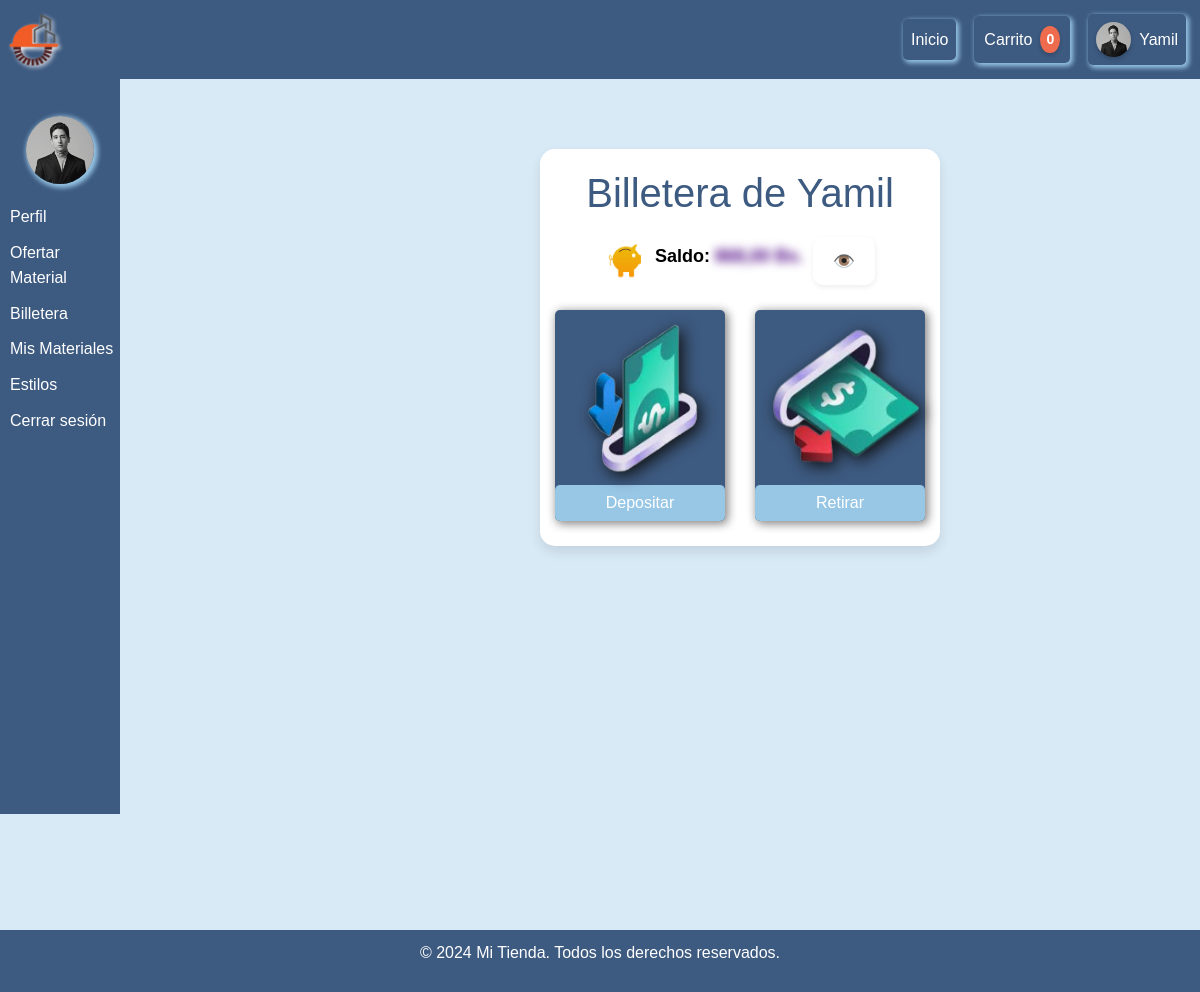
The page /billetera/ (signed in) on the database its author committed.
### sitioWeb/models.py (models this page shows, shortened)
class Usuario(models.Model):
    idUsuario = models.AutoField(primary_key=True,null= False ,blank=False)  # Identificador único del usuario
    nombre = models.CharField(max_length=100,null= False ,blank=False)  # Nombre del usuario
    contraseña = models.CharField(max_length=100,null= False ,blank=False,default='00000000')  # Contraseña del usuario
    correo = models.EmailField(unique=True,null= False ,blank=False,)  # Correo único
    celular = models.CharField(max_length=15, null=True, blank=True)  # Campo nuevo para celular
    foto = models.ImageField(upload_to='fotos/', blank=True, null=True)  # Foto de perfil
    fecha_creacion = models.DateTimeField(auto_now_add=True)  # Fecha y hora de creación
    estadoUsuario = models.BooleanField(default=True)  # Estado del usuario (habilitado o no)
    billetera = models.DecimalField(max_digits=10, decimal_places=2, default=0)  # Saldo de la billetera, por defecto 0
    class Meta:
        db_table = "Usuarios"
        verbose_name = "Usuario"
        verbose_name_plural = "Usuarios"

### sitioWeb/views.py (the view, shortened to what this page needs)
# urls.py: path('billetera/', billetera_view, name='billetera'),
def billetera_view(request):
    user_id = request.session.get('user_id')
    if not user_id:
        return redirect('login')
    usuario = get_object_or_404(Usuario, idUsuario=user_id)
    carritos = CarritoProducto.objects.filter(usuario=usuario, producto__estado_producto=True)
    cantidad_carrito = carritos.count()
    colores_personalizados = PersonalizarColores.objects.filter(usuario_id=user_id).first()
    config_logo = ConfiguracionLogo.objects.first()
    return render(request, 'billetera.html', {
        'user': usuario,
        'saldo': usuario.billetera,
        'carritos': carritos,
        'cantidad_carrito': cantidad_carrito,
        'is_profile_page': True,
        'config_logo': config_logo,
        'temitas': colores_personalizados,
        'user_id': user_id,
    })

### sitioWeb/templates/billetera.html (shortened to what this page needs)
{% extends 'base.html' %}
{% load static %}
{% block contenidos %}
{% include 'barraPerfil.html' %}
<div class="containerPadre" >
    <div class="containerr">
        <h1>Billetera de {{ user.nombre }}</h1>
        <div class="saldo-container">
               <img id="chanchito-img" src="{% static 'saldoRE.png' %}" alt="Chanchito" width="40" height="40">
               <h2>Saldo: <span id="saldo" class="oculto">{{ user.billetera }} Bs.</span></h2>
               <button id="toggle-saldo" onclick="toggleSaldo()">👁️</button>
        </div>
        <div class="acciones">
            <div class="accion">
                <img src="{% static 'depositar.png' %}" alt="Depositar"  onclick="activarInput('deposito-input')" >
                <button class="accion-btn" onclick="activarInput('deposito-input')">Depositar</button>
            </div>
            <div class="accion">
                <img src="{% static 'retirarRE.png' %}" alt="Retirar"  onclick="activarInput('retiro-input')">
                <button class="accion-btn" onclick="activarInput('retiro-input')">Retirar</button>
            </div>
        </div>
    </div>
</div>
{% endblock %}

### sitioWeb/templates/barraNavegacion.html (shortened to what this page needs)
{% load static %}
<nav class="navbar">
    <div class="logo">
        <a href="{% url 'base' %}">
            {% if config_logo and config_logo.logo %}
                <img src="{{ config_logo.logo.url }}" alt="Logo" class="logo-img">
            {% else %}
                <img src="{% static 'LogoIS_Oficial.png' %}" alt="Logo" class="logo-img">
            {% endif %}
        </a>
    </div>
    <div class="nav-links" id="navLinks">
        <a href="{% url 'base' %}" class="nav-link">Inicio</a>
         <div class="dropdown">
            <button class="dropbtn">Carrito <span id="carrito-contador">{{ cantidad_carrito }}</span></button>
        </div>
                {% if request.session.user_id %}
                <a href="{% url 'perfil' %}" class="nav-link">
                    {% if user.foto %}
                        <img src="{{ user.foto.url }}" alt="Foto de perfil" class="profile-img">
                    {% else %}
                        <img src="{% static 'default-profile.png' %}" alt="Foto de perfil" class="profile-img">
                    {% endif %}
                    {{ user.nombre }}
                </a>
                {% else %}
                    <a href="#" class="nav-link" id="loginBtn">
                        <img src="{% static 'default-profile.png' %}" alt="Perfil" class="profile-img">
                        Iniciar Sesión
                    </a>
                {% endif %}
    </div>
</nav>

### sitioWeb/templates/barraPerfil.html (shortened to what this page needs)
{% load static %}
<link rel="stylesheet" href="{% static 'personalizar.css' %}">
<div class="menu-perfil">
    <img id="previewed" src="{% if user.foto %}{{ user.foto.url }}{% else %}/static/default-profile.png{% endif %}" alt="Foto de Perfil">
    <ul class="lista-perfil">
        <li><a href="{% url 'perfil' %}">Perfil</a></li>
        <li><a href="{% url 'ofertar' %}" class="ofertarMa"> Ofertar Material</a></li>
        <li><a href="{% url 'billetera' %}">Billetera</a></li>
        <li><a href="{% url 'mis_materiales' %}">Mis Materiales</a></li>
        <li><a href="#" id="openVentanaEstilos">Estilos</a></li>
        <li><a href="{% url 'logout' %}" id= "cerrarSesionPerfil" class="logoutS">Cerrar sesión</a></li>
    </ul>
</div>

### sitioWeb/static/styles.css (style rules this page uses)
:root { --primary-color: #02735E; --secondary-color: #014040; --tertiary-color:#F27405; --text-color: #333; --background-color: #f4f4f4; --white: #ffffff; --cancelarColor:#6c757d; --cancelarHover:#495057; --cancelarActive:#5a6268; --eliminarColor:#dc3545; --eliminarHover:#b51e2a; --eliminarActive:#c82333; }
* { margin: 0; padding: 0; box-sizing: border-box; }
body { margin: 0; padding: 0; font-family: Arial, sans-serif; line-height: 1.6; color: var(--text-color); background-color: var(--background-color); padding-bottom: 3em; position: relative; min-height: 100vh; overflow-x: hidden; }

### sitioWeb/static/perfil.css (style rules this page uses)
.menu-perfil { width: 12%; background-color: var(--primary-color); padding-top: 10px; height: calc(100vh - 60px); position: fixed; top: 74px; left: 0; z-index: 1; color: #fff; }
.menu-perfil img { width: 4.25rem; height: 4.25rem; border-radius: 50%; display: block; margin: 0 auto 20px auto; object-fit: cover; box-shadow:2px 2px 5px 2px var(--secondary-color); margin-top: 2rem; }
.lista-perfil { list-style-type: none; padding: 0px; }
.lista-perfil li { margin-bottom: 10px; width: 100%; box-sizing: border-box; }
.lista-perfil li a { color: #fff; text-decoration: none; display: block; padding-left: 10px; width: 100%; box-sizing: border-box; }
.modal-content h3,h2 { color: var(--white); }
.logoutS { text-decoration: none; background-color: var(--primary-color); color: var(--white); }
@media (min-width: 1024px) { .menu-perfil { position: fixed; width: 10%; height: calc(100vh - 60px); left:0; } }

### sitioWeb/static/ofertar.css (style rules this page uses)
h1 { color: var(--secondary-color); text-align: center; margin-bottom: 20px; }

### sitioWeb/static/barraNavegacion.css (style rules this page uses)
.navbar { position: fixed; top: 0%; width: 100%; background-color: var(--primary-color); display: flex; justify-content: space-between; align-items: center; padding: 0.5%; color: var(--white); z-index: 1000; }
.logo-img { width: 60px; height: 60px; filter: drop-shadow(2px 2px 2px white); }
.nav-links { display: flex; gap: 10px; align-items: center; }
.nav-link { display: flex; padding: 0.5rem 0.5rem; margin: 0.5rem; height: auto; background-color: var(--primary-color); box-shadow: 2px 2px 5px 1px var(--secondary-color); border: none; color: var(--white); justify-content: center; align-items: center; text-decoration: none; cursor: pointer; border-radius: 5px; transition: all 0.5s; }
.profile-img { width: 35px; height: 35px; border-radius: 50%; object-fit: cover; margin-right: 8px; box-shadow: 0 2px 4px rgba(0, 0, 0, 0.2); }

### sitioWeb/static/carritoDesplegable.css (style rules this page uses)
.dropdown { position: relative; display: inline-block; }
.dropbtn { background-color: var(--primary-color); color: var(--white); padding: 10px 10px ; font-size: 16px; height: auto; border: none; cursor: pointer; border-radius: 5px; box-shadow: 2px 2px 5px 1px var(--secondary-color); transition: all 0.3s ease; display: flex; align-items: center; justify-content: center; width: 100%; }
.dropdown { position: relative; }
button.dropbtn span { background-color: var(--tertiary-color) !important; color: var(--white) !important; font-weight: bold; font-size: 14px; padding: 2px 6px; border-radius: 50%; margin-left: 8px; margin-right: 0px; box-shadow: 0px 2px 4px rgba(0, 0, 0, 0.2); display: inline-block; }

### sitioWeb/static/productos_usuario.css (style rules this page uses)
h1 { color: var(--secondary-color); text-align: center; margin-bottom: 20px; }

### sitioWeb/static/detalle_producto.css (style rules this page uses)
button { padding: 12px 20px; color: white; border: none; border-radius: 5px; font-size: 16px; cursor: pointer; transition: background-color 0.3s; margin: 10px 0; }

### sitioWeb/static/personalizar.css (style rules this page uses)
button { padding: 10px 20px; font-size: 16px; cursor: pointer; border: none; border-radius: 5px; background-color: var(--tertiary-color); color: white; }

### rows shown on the page
Usuario: foto (picture), nombre "Yamil", billetera "868,00"

### other values the page prints
{{ cantidad_carrito }} "0"
